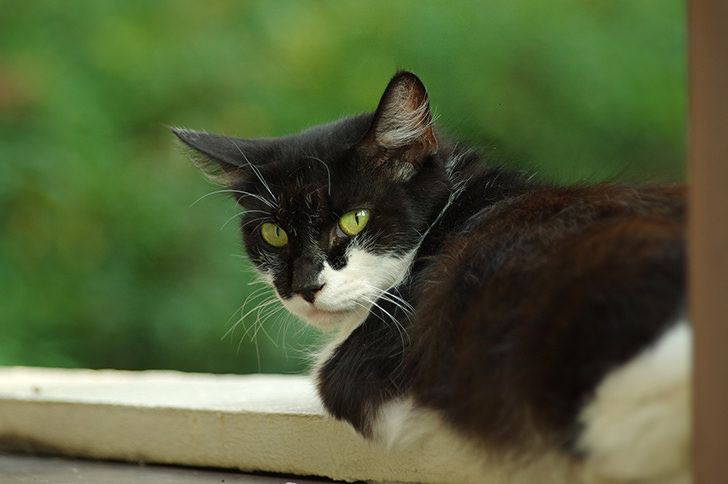
#> input picture cat.jpg, 728 x 484 px, given in place of the camera
$ python '1_5_object_detection_camera copy.py'   (older library calls are emulated)
#> lines starting #> are read from the running program, lines starting #| are printed output that depends on the picture
import cv2
import numpy as np # 行列計算ライブラリ、Numpyをインポート

# VideoCapture オブジェクトを取得
cap = cv2.VideoCapture(0)

width = 10
height = 10
if cap.isOpened():
    # get vcap property
    width  = int(cap.get(cv2.CAP_PROP_FRAME_WIDTH))  # float `width`
    height = int(cap.get(cv2.CAP_PROP_FRAME_HEIGHT))  # float `height`
    # 以下の方法でも可
    # width  = cap.get(3)  # float `width`
    # height = cap.get(4)  # float `height`

    fps = cap.get(cv2.CAP_PROP_FPS)

    print("camera found!")
    print(f"width={width}, height={height}, fps={fps}")
else:
    print("カメラが取得できない！")
    import os
    os.exit()

# ここでは自分は映らない
# 背景画像を取得
ret, background = cap.read()
#> background is the input picture: shape (484, 728, 3); mean B, G, R 56.1, 94, 81.6
background_gray = cv2.cvtColor(background, cv2.COLOR_BGR2GRAY)  # グレースケールにする
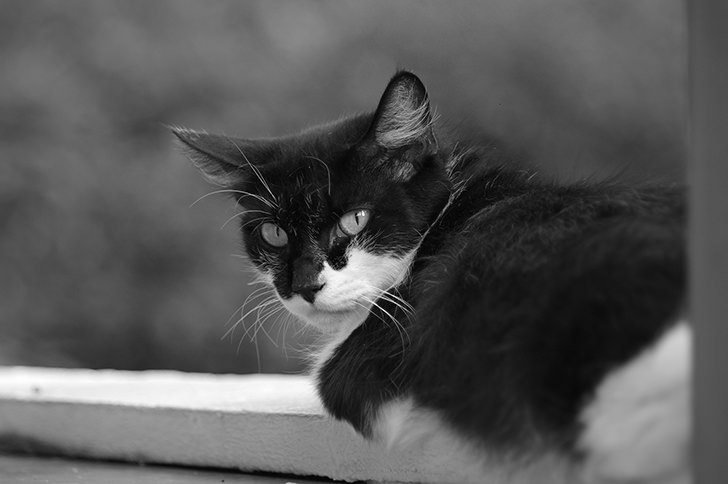
#> background_gray: shape (484, 728); min 0, max 254, mean 86


#青色ブランク画像
blue_img = np.zeros((int(height), int(width), 3))
blue_img += [0,0,255][::-1] #RGBで青指定

while(True):
    ret, img = cap.read()

    #グレースケール化して、backgroundとの絶対値（背景差分）を求める
    img_gray = cv2.cvtColor(img, cv2.COLOR_BGR2GRAY)  # グレースケールにする
    diff_img = cv2.absdiff(background_gray, img_gray)
#> diff_img: shape (484, 728); every value is 0

    #二値化処理(どちらか良さそうな方を使って)
    # img_th = cv2.threshold(diff_img, 10, 255,cv2.THRESH_BINARY)[1]
    ret3,img_th = cv2.threshold(diff_img,0,255,cv2.THRESH_BINARY+cv2.THRESH_OTSU) # 大津の二値化
#> ret3 = 0

    # 収縮・膨張処理
    kernel = np.ones((5,5), np.uint8)
    mask = cv2.erode( img_th,kernel,iterations = 1) #縮小処理（ノイズ除去）
    mask = cv2.dilate(mask,kernel,iterations = 1) # 拡大処理（凹んだ部分を埋める）

    contours, hierarchy = cv2.findContours(mask,cv2.RETR_TREE,cv2.CHAIN_APPROX_SIMPLE)
#> contours = []
    # labels, contours, hierarchy = cv2.findContours(mask, cv2.RETR_LIST, cv2.CHAIN_APPROX_NONE)
    for c in contours:
        if cv2.contourArea(c) < 50: continue # オブジェクトが小さいときは無視する
        x, y, w, h = cv2.boundingRect(c)
        cv2.rectangle(img, (x, y), (x + w, y + h), (255, 0, 0), 10)
#> this loop made 0 passes

    cv2.imshow('camera',img_th)
    cv2.imshow('diff',diff_img)
    cv2.imshow('result', img)

    key = cv2.waitKey(1)
#> (key Esc is pressed here)
    if key == 27 or key == 113: break

$ run again, on flower.jpg
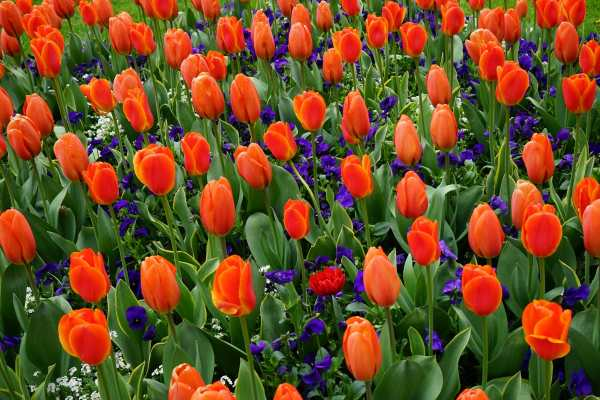
#> input picture flower.jpg, 600 x 400 px, given in place of the camera
#> background is the input picture: shape (400, 600, 3); mean B, G, R 38.1, 76.6, 109.7
#> `background_gray = cv2.cvtColor(background, cv2.COLOR_BGR2GRAY)`:
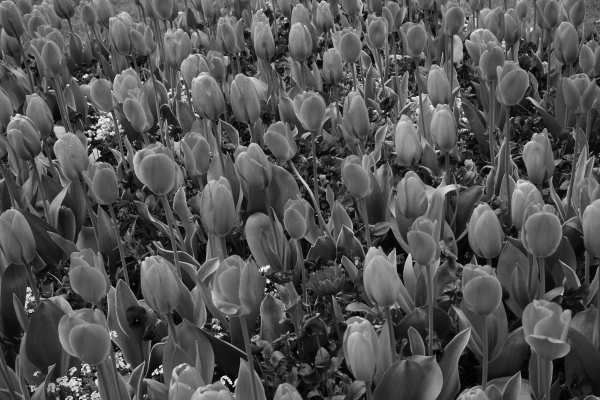
#> background_gray: shape (400, 600); min 0, max 254, mean 82.1
#> diff_img: shape (400, 600); every value is 0
#> ret3 = 0
#> contours = []
